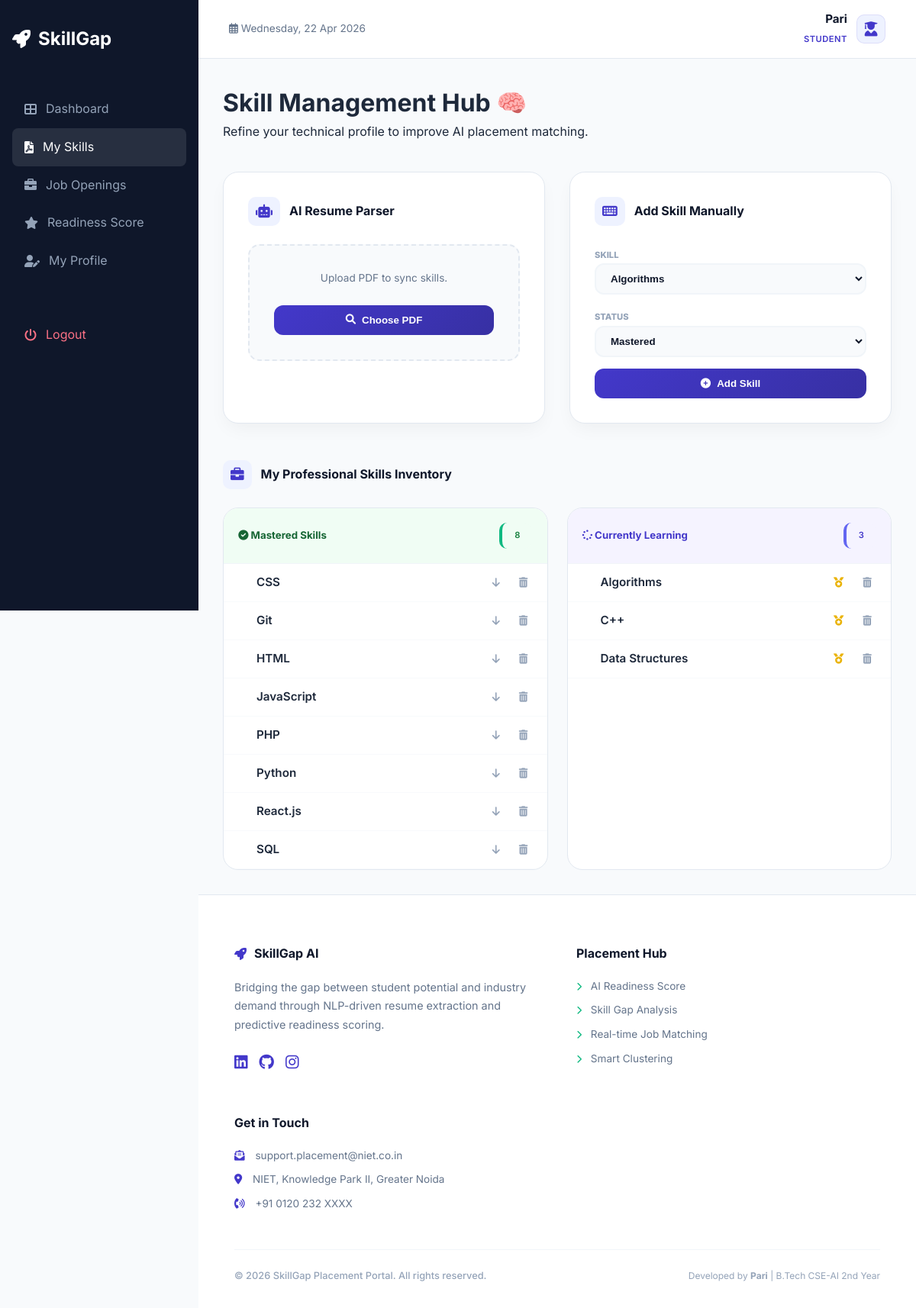
/student/my_skills.php (signed in), run on the app's committed database.
### tables this page shows
CREATE TABLE `student_skills` (
  `id` int(11) NOT NULL,
  `student_id` int(11) DEFAULT NULL,
  `skill_id` int(11) DEFAULT NULL,
  `status` enum('Mastered','Working On') DEFAULT 'Working On'
);

CREATE TABLE `skills` (
  `skill_id` int(11) NOT NULL,
  `skill_name` varchar(50) NOT NULL
);

### student/my_skills.php (the view, shortened to what this page needs)
<?php
require_once '../includes/db_connect.php';
$student_id = $_SESSION['user_id'];
$all_skills = $pdo->query("SELECT * FROM skills ORDER BY skill_name ASC")->fetchAll();
$stmt = $pdo->prepare("SELECT ss.*, s.skill_name FROM student_skills ss JOIN skills s ON ss.skill_id = s.skill_id WHERE ss.student_id = ? AND ss.status = 'Mastered' ORDER BY s.skill_name ASC");
$stmt->execute([$student_id]);
$mastered_skills = $stmt->fetchAll();
$stmt = $pdo->prepare("SELECT ss.*, s.skill_name FROM student_skills ss JOIN skills s ON ss.skill_id = s.skill_id WHERE ss.student_id = ? AND ss.status = 'Working On' ORDER BY s.skill_name ASC");
$stmt->execute([$student_id]);
$learning_skills = $stmt->fetchAll();
include '../includes/header.php';
?>
<div class="welcome-banner">
    <h1>Skill Management Hub 🧠</h1>
    <p>Refine your technical profile to improve AI placement matching.</p>
</div>
<div class="dashboard-grid" style="margin-top: 2.5rem; align-items: stretch;">
    <div class="skill-card-main">
        <div class="section-header"><i class="fas fa-robot"></i><h4 style="margin:0;">AI Resume Parser</h4></div>
        <div class="ai-upload-box">
            <p style="font-size: 0.85rem; color: #64748b; margin-bottom: 1.5rem;">Upload PDF to sync skills.</p>
            <form id="resumeForm">
                <button type="button" class="btn-skill" onclick="document.getElementById('resumeFile').click()" id="chooseBtn"><i class="fas fa-search"></i> Choose PDF</button>
            </form>
        </div>
    </div>
    <div class="skill-card-main">
        <div class="section-header"><i class="fas fa-keyboard"></i><h4 style="margin:0;">Add Skill Manually</h4></div>
        <form id="manualSkillForm">
            <div style="margin-bottom:15px;">
                <label style="font-size:0.7rem; font-weight:800; color:#94a3b8; text-transform:uppercase;">Skill</label>
                <select id="manualSkillId" class="custom-select" required>
                    <?php foreach($all_skills as $sk): ?><option value="<?= $sk['skill_id'] ?>"><?= $sk['skill_name'] ?></option><?php endforeach; ?>
                </select>
            </div>
            <div style="margin-bottom:15px;">
                <label style="font-size:0.7rem; font-weight:800; color:#94a3b8; text-transform:uppercase;">Status</label>
                <select id="manualStatus" class="custom-select">
                    <option value="Mastered">Mastered</option>
                </select>
            </div>
            <button type="submit" class="btn-skill"><i class="fas fa-plus-circle"></i> Add Skill</button>
        </form>
    </div>
    <div style="grid-column: span 2; margin-top: 1rem;">
        <div class="section-header"><i class="fas fa-briefcase"></i><h4 style="margin:0;">My Professional Skills Inventory</h4></div>
        <div class="inventory-container">
            <div class="inventory-panel">
                <div class="panel-header" style="background: #f0fdf4;">
                    <h5 style="color: #166534; margin:0;"><i class="fas fa-check-circle"></i> Mastered Skills</h5>
                    <span class="tag mastered" style="font-size:0.7rem;"><?= count($mastered_skills) ?></span>
                </div>
                <?php foreach($mastered_skills as $ms): ?>
                    <div class="skill-row">
                        <div class="skill-info">
                            <div class="dot status-mastered"></div>
                            <span style="font-weight:600; font-size:0.95rem;"><?= $ms['skill_name'] ?></span>
                        </div>
                        <div class="action-icons">
                            <button class="btn-icon" title="Move to Learning" onclick="updateStatus(<?= $ms['skill_id'] ?>, 'Working On')"><i class="fas fa-arrow-down"></i></button>
                            <button class="btn-icon btn-del" onclick="deleteSkill(<?= $ms['skill_id'] ?>)"><i class="fas fa-trash-alt"></i></button>
                        </div>
                    </div>
                <?php endforeach; ?>
            </div>
            <div class="inventory-panel">
                <div class="panel-header" style="background: #f5f3ff;">
                    <h5 style="color: #4338ca; margin:0;"><i class="fas fa-spinner"></i> Currently Learning</h5>
                    <span class="tag working" style="font-size:0.7rem;"><?= count($learning_skills) ?></span>
                </div>
                <?php foreach($learning_skills as $ls): ?>
                    <div class="skill-row">
                        <div class="skill-info">
                            <div class="dot status-working"></div>
                            <span style="font-weight:600; font-size:0.95rem;"><?= $ls['skill_name'] ?></span>
                        </div>
                        <div class="action-icons">
                            <button class="btn-icon" title="Mark as Mastered" onclick="updateStatus(<?= $ls['skill_id'] ?>, 'Mastered')"><i class="fas fa-medal" style="color:#eab308;"></i></button>
                            <button class="btn-icon btn-del" onclick="deleteSkill(<?= $ls['skill_id'] ?>)"><i class="fas fa-trash-alt"></i></button>
                        </div>
                    </div>
                <?php endforeach; ?>
            </div>
        </div>
    </div>
</div>
<?php include '../includes/footer.php'; ?>

### css/style.css (style rules this page uses)
:root { --primary: #4338ca; --primary-light: #eef2ff; --secondary: #0f172a; --accent: #10b981; --bg: #f8fafc; --text: #1e293b; --border-color: #e2e8f0; --white: #ffffff; --sidebar-width: 260px; }
* { margin: 0; padding: 0; box-sizing: border-box; }
body { font-family: 'Inter', sans-serif; background-color: var(--bg); color: var(--text); line-height: 1.6; overflow-x: hidden; }
.dashboard-grid { display: grid; grid-template-columns: repeat(auto-fit, minmax(300px, 1fr)); gap: 2rem; }
.tag { padding: 8px 16px; border-radius: 10px; font-weight: 600; font-size: 0.85rem; border-left: 4px solid transparent; }
.mastered { background: #f0fdf4; color: #15803d; border-left-color: #10b981; }
.working { background: #f5f3ff; color: #4338ca; border-left-color: #6366f1; }

### student/my_skills.php (style rules this page uses)
.skill-card-main { background: white; border-radius: 20px; padding: 2rem; border: 1px solid var(--border-color); box-shadow: 0 10px 25px -5px rgba(0,0,0,0.05); }
.section-header { display: flex; align-items: center; gap: 12px; margin-bottom: 1.5rem; color: var(--secondary); }
.section-header i { background: var(--primary-light); color: var(--primary); padding: 10px; border-radius: 10px; font-size: 1.1rem; }
.ai-upload-box { border: 2px dashed #e2e8f0; border-radius: 15px; padding: 2rem; text-align: center; background: #f8fafc; transition: 0.3s; }
.custom-select { border: 2px solid #f1f5f9; background: #f8fafc; border-radius: 12px; padding: 10px 15px; font-weight: 600; color: var(--secondary); outline: none; transition: 0.3s; width: 100%; }
.btn-skill { background: linear-gradient(135deg, var(--primary) 0%, #3730a3 100%); color: white; border: none; padding: 12px 25px; border-radius: 12px; font-weight: 700; cursor: pointer; display: inline-flex; align-items: center; gap: 8px; width: 100%; justify-content: center; transition: 0.3s; }
.inventory-container { display: grid; grid-template-columns: 1fr 1fr; gap: 25px; margin-top: 1rem; }
.inventory-panel { background: white; border-radius: 20px; border: 1px solid var(--border-color); overflow: hidden; }
.panel-header { padding: 1.2rem; display: flex; justify-content: space-between; align-items: center; border-bottom: 1px solid #f1f5f9; }
.skill-row { display: flex; align-items: center; justify-content: space-between; padding: 12px 20px; border-bottom: 1px solid #f8fafc; transition: 0.2s; }
.skill-info { display: flex; align-items: center; gap: 15px; }
.dot { width: 8px; height: 8px; border-radius: 50%; }
.action-icons { display: flex; gap: 15px; align-items: center; }
.btn-icon { background: none; border: none; cursor: pointer; color: #94a3b8; transition: 0.2s; padding: 5px; }

### data on the page
student_skills: skill.skill_name "CSS"
student_skills: skill.skill_name "Git"
student_skills: skill.skill_name "HTML"
student_skills: skill.skill_name "JavaScript"
student_skills: skill.skill_name "PHP"
student_skills: skill.skill_name "Python"
student_skills: skill.skill_name "React.js"
student_skills: skill.skill_name "SQL"
student_skills: skill.skill_name "Algorithms"
student_skills: skill.skill_name "C++"
student_skills: skill.skill_name "Data Structures"

### other printed values
$_SESSION['name'] "Pari"
$_SESSION['role'] "STUDENT"
count($mastered_skills) "8"
count($learning_skills) "3"
form field value "Algorithms"
